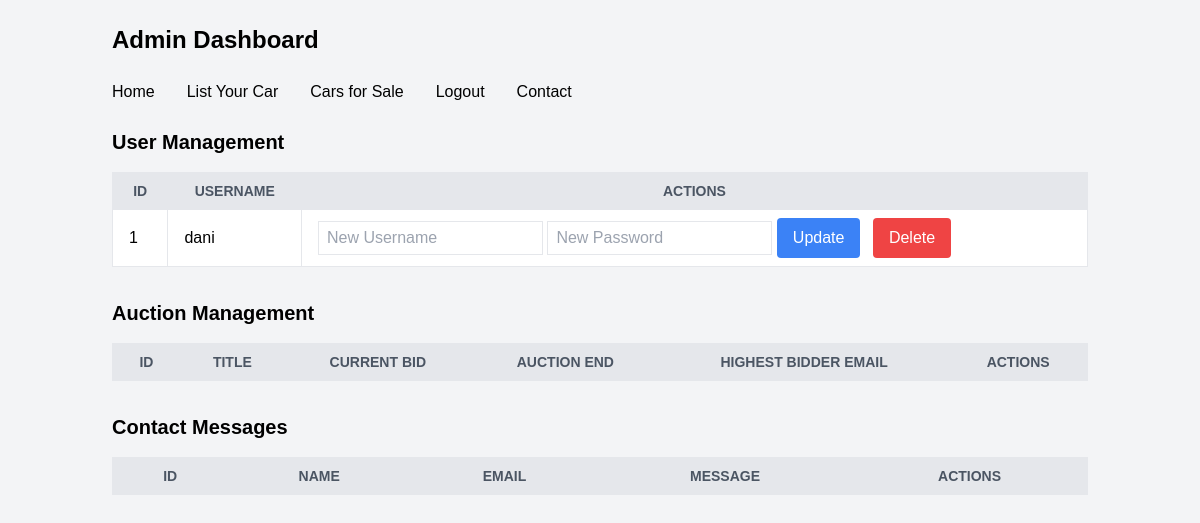
Page /admin (signed in) on the earlier database version.
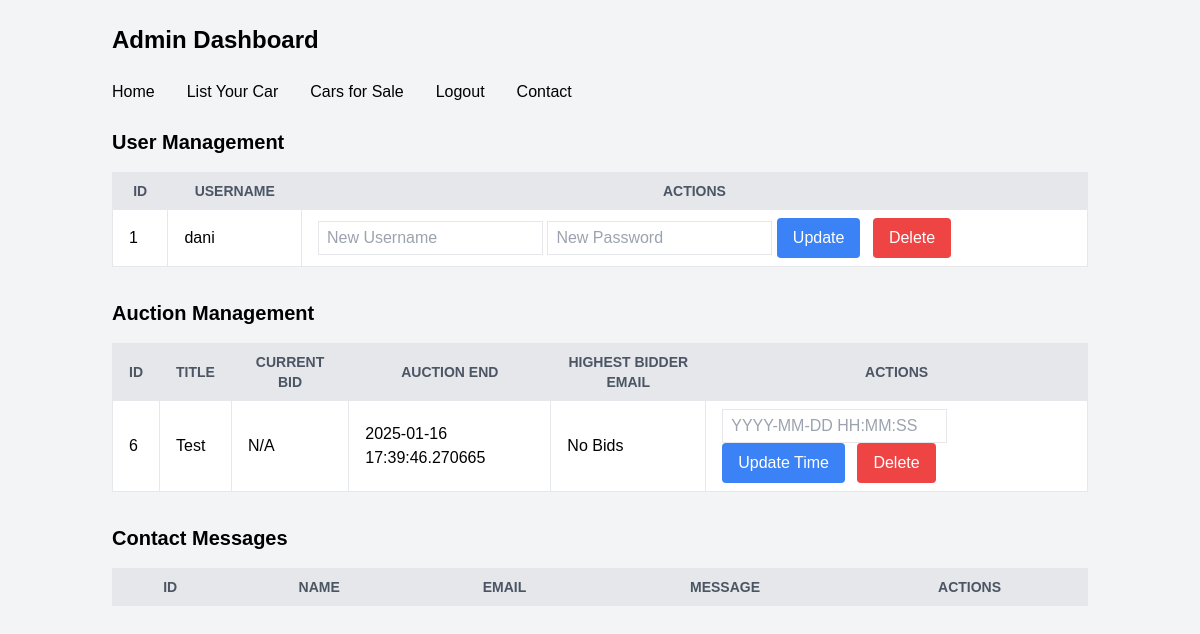
Same page on the later database version.
### tables this page shows
CREATE TABLE users (
                id INTEGER PRIMARY KEY AUTOINCREMENT,
                username TEXT UNIQUE NOT NULL,
                email TEXT UNIQUE NOT NULL,
                password TEXT NOT NULL,
                is_admin INTEGER NOT NULL DEFAULT 0
            );

CREATE TABLE cars (
                        id INTEGER PRIMARY KEY AUTOINCREMENT,
                        user_id INTEGER NOT NULL,
                        title TEXT NOT NULL,
                        description TEXT NOT NULL,
                        starting_price REAL NOT NULL,
                        current_bid REAL,
                        highest_bidder INTEGER,
                        auction_end_time TEXT NOT NULL
                    );

### app.py (the view)
@app.route('/admin', methods=['GET', 'POST'])
def admin_dashboard():
    if 'user_id' not in session:
        flash('You must be logged in as an admin to view this page.', 'warning')
        return redirect(url_for('login'))
    if not is_admin_user():
        flash('Access denied. Admins only.', 'danger')
        return redirect(url_for('home'))
    with get_db_connection() as conn:
        users = conn.execute('SELECT * FROM users').fetchall()
        cars = conn.execute('''
            SELECT cars.id, cars.title, cars.current_bid, cars.auction_end_time, users.email AS highest_bidder_email
            FROM cars
            LEFT JOIN users ON cars.highest_bidder = users.id
        ''').fetchall()
        messages = conn.execute('SELECT * FROM contact_messages').fetchall()
    return render_template('admin_dashboard.html', users=users, cars=cars, messages=messages)

### app.py (called while the page is built, shortened)
def get_db_connection():
    conn = sqlite3.connect(DATABASE)
    conn.row_factory = sqlite3.Row
    return conn

def is_admin_user():
    if 'user_id' not in session:
        return False
    with get_db_connection() as conn:
        user = conn.execute('SELECT is_admin FROM users WHERE id = ?', (session['user_id'],)).fetchone()
        return user and user['is_admin'] == 1
    return False

@app.context_processor
def utility_processor():
    return dict(is_admin_user=is_admin_user)

@app.before_request
def cleanup_expired_auctions():
    now = datetime.now()
    with get_db_connection() as conn:
        expired_cars = conn.execute('SELECT * FROM cars WHERE auction_end_time <= ?', (now,)).fetchall()
        conn.execute('DELETE FROM cars WHERE auction_end_time <= ?', (now,))
        conn.execute('DELETE FROM car_images WHERE car_id NOT IN (SELECT id FROM cars)')

### templates/admin_dashboard.html (shortened to what this page needs)
<!DOCTYPE html>
<html lang="en">
<head>
    <script src="https://cdn.tailwindcss.com"></script>
</head>
<body class="bg-gray-100">
    <div class="container mx-auto p-6">
        <h1 class="text-2xl font-bold mb-6">Admin Dashboard</h1>
        <nav class="relative z-10 mt-4">
            <ul class="flex space-x-8">
                <a class="text-black hover:text-blue-300" href="{{ url_for('home') }}" title="Go to Home">Home</a>
                <li><a class="text-black hover:text-blue-300" href="{{ url_for('car_listing') }}">List Your Car</a></li>
                <li><a class="text-black hover:text-blue-300" href="{{ url_for('cars_for_sale') }}">Cars for Sale</a></li>
                {% if session.get('user_id') %}
                <li><a class="text-black hover:text-blue-300" href="{{ url_for('logout') }}">Logout</a></li>
                {% else %}
                <li><a class="text-black hover:text-blue-300" href="{{ url_for('login') }}">Login</a></li>
                <li><a class="text-black hover:text-blue-300" href="{{ url_for('register') }}">Register</a></li>
                {% endif %}
                <li><a class="text-black hover:text-blue-300" href="{{ url_for('contact_form') }}">Contact</a></li>
            </ul>
        </nav>
        <br>
        <h2 class="text-xl font-semibold mb-4">User Management</h2>
        <table class="min-w-full bg-white border">
            <thead>
                <tr class="bg-gray-200 text-gray-600 uppercase text-sm">
                    <th class="py-2 px-4 border">ID</th>
                    <th class="py-2 px-4 border">Username</th>
                    <th class="py-2 px-4 border">Actions</th>
                </tr>
            </thead>
            <tbody>
                {% for user in users %}
                <tr>
                    <td class="py-2 px-4 border">{{ user.id }}</td>
                    <td class="py-2 px-4 border">{{ user.username }}</td>
                    <td class="py-2 px-4 border">
                        <form method="POST" action="{{ url_for('update_user', user_id=user.id) }}" class="inline">
                            <input type="text" name="username" placeholder="New Username" class="border px-2 py-1">
                            <input type="password" name="password" placeholder="New Password" class="border px-2 py-1">
                            <button type="submit" class="bg-blue-500 text-white px-4 py-2 rounded">Update</button>
                        </form>
                        <form method="POST" action="{{ url_for('delete_user', user_id=user.id) }}" class="inline ml-2">
                            <button type="submit" class="bg-red-500 text-white px-4 py-2 rounded">Delete</button>
                        </form>
                    </td>
                </tr>
                {% endfor %}
            </tbody>
        </table>
        <h2 class="text-xl font-semibold mt-8 mb-4">Auction Management</h2>
        <table class="min-w-full bg-white border">
            <thead>
            <tr class="bg-gray-200 text-gray-600 uppercase text-sm">
                <th class="py-2 px-4 border">ID</th>
                <th class="py-2 px-4 border">Title</th>
                <th class="py-2 px-4 border">Current Bid</th>
                <th class="py-2 px-4 border">Auction End</th>
                <th class="py-2 px-4 border">Highest Bidder Email</th>
                <th class="py-2 px-4 border">Actions</th>
            </tr>
            </thead>
            <tbody>
            {% for car in cars %}
            <tr>
                <td class="py-2 px-4 border">{{ car.id }}</td>
                <td class="py-2 px-4 border">{{ car.title }}</td>
                <td class="py-2 px-4 border">{{ car.current_bid or 'N/A' }}</td>
                <td class="py-2 px-4 border">{{ car.auction_end_time }}</td>
                <td class="py-2 px-4 border">{{ car.highest_bidder_email or 'No Bids' }}</td>
                <td class="py-2 px-4 border">
                    <form method="POST" action="{{ url_for('update_auction_time', car_id=car.id) }}" class="inline">
                        <input type="text" name="new_end_time" placeholder="YYYY-MM-DD HH:MM:SS"
                               class="border px-2 py-1">
                        <button type="submit" class="bg-blue-500 text-white px-4 py-2 rounded">Update Time</button>
                    </form>
                    <form method="POST" action="{{ url_for('delete_auction', car_id=car.id) }}" class="inline ml-2">
                        <button type="submit" class="bg-red-500 text-white px-4 py-2 rounded">Delete</button>
                    </form>
                </td>
            </tr>
            {% endfor %}
            </tbody>
        </table>
        <h2 class="text-xl font-semibold mt-8 mb-4">Contact Messages</h2>
        <table class="min-w-full bg-white border">
            <thead>
                <tr class="bg-gray-200 text-gray-600 uppercase text-sm">
                    <th class="py-2 px-4 border">ID</th>
                    <th class="py-2 px-4 border">Name</th>
                    <th class="py-2 px-4 border">Email</th>
                    <th class="py-2 px-4 border">Message</th>
                    <th class="py-2 px-4 border">Actions</th>
                </tr>
            </thead>
        </table>
    </div>
</body>
</html>

### templates/admin_dashboard.html (style rules this page uses)
body { margin: 0; font-family: Arial, sans-serif; }

Differences in the rows shown:
added cars: id "6", title "Test", current_bid "N/A", auction_end_time "2025-01-16 17:39:46.270665", highest_bidder_email "No Bids"
